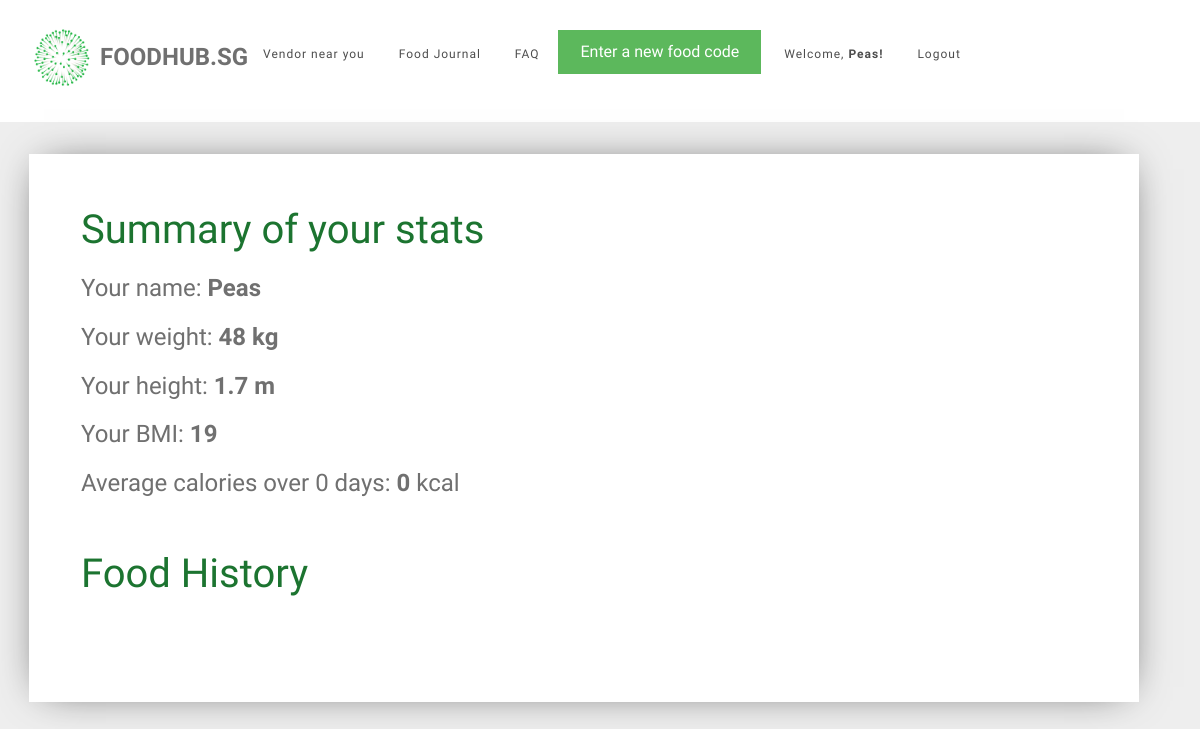
/food_journal (signed in), run on an earlier commit of the app's database.
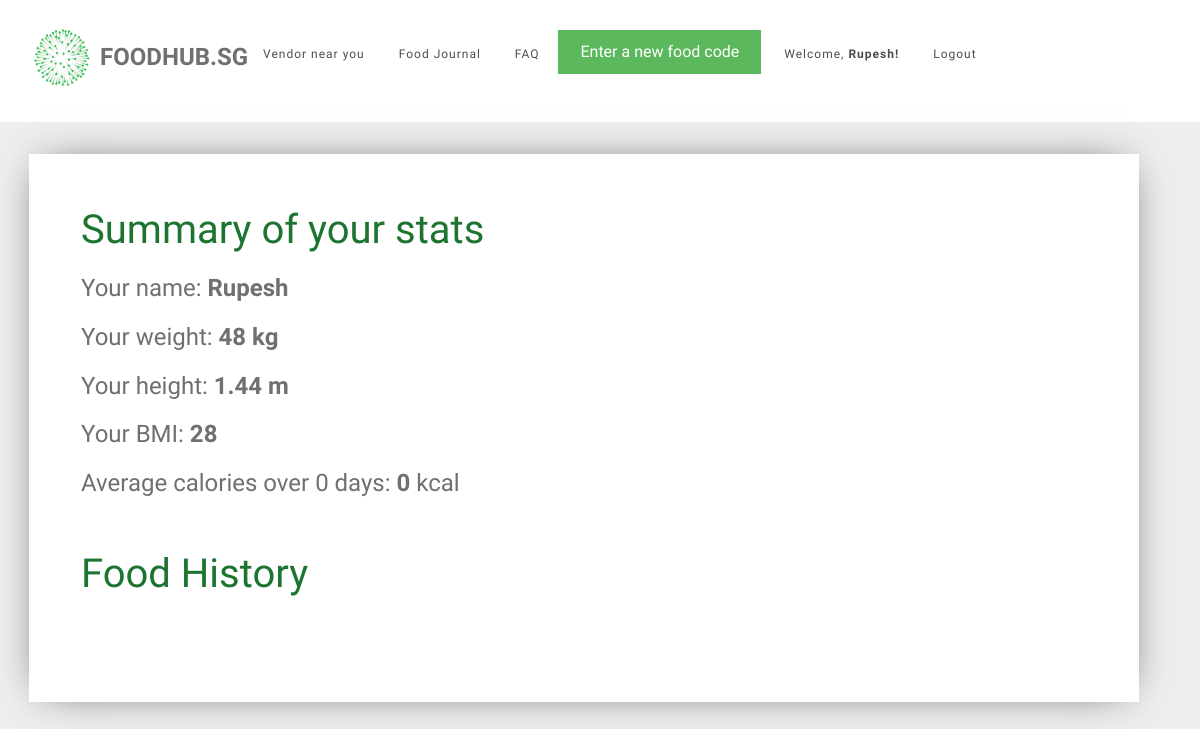
And on a later commit of the database.
### tables this page shows
CREATE TABLE user (
  id INTEGER PRIMARY KEY AUTOINCREMENT,
  name TEXT NOT NULL,
  email VARCHAR(512) UNIQUE NOT NULL,
  password TEXT NOT NULL,
  height INTEGER NOT NULL,
  weight INTEGER NOT NULL
);

### foodhubsg/food.py (the view, shortened to what this page needs)
@bp.route('/food_journal')
@login_required
def food_journal():
    db = get_db()
    food_items = db.execute(
        'SELECT f.id, creator_id, food_name, created, calories, food_code, email'
        ' FROM food_entry f JOIN user u ON f.creator_id = u.id'
        ' WHERE f.creator_id = ?'
        ' ORDER BY datetime(created) DESC',
        (g.user['id'],),
    ).fetchall()
    users = db.execute(
        'SELECT id, name, email, password, height, weight'
        ' FROM user'
        ' WHERE id = ?',
        (g.user['id'],),
    ).fetchall()
    for user in users:
        weight = user['weight']
        height = user['height']
        name = user['name']
    bmi = weight / height ** height
    bmi = int(bmi)
    all_dates = []
    food_dates = []
    calories_list = []
    user_average_calories = 0
    number_of_days = 0
    if food_items is not []:
        food_exists = 1
    else:
        food_exists = 0
    for food in food_items:
        food_date = food['created'].strftime('%d-%m-%y')
        all_dates.append(food_date)
    all_dates = remove_duplicates(all_dates)
    return render_template('food/food_journal.html',
                           food_dates=food_dates, all_dates=all_dates, calories_list=calories_list, name=name,
                           weight=weight, height=height, bmi=bmi, user_average_calories=user_average_calories,
                           number_of_days=number_of_days, food_exists=food_exists)

### foodhubsg/auth.py (called while the page is built)
def login_required(view):
    @functools.wraps(view)
    def wrapped_view(**kwargs):
        if g.user is None:
            return redirect(url_for('auth.login'))
        return view(**kwargs)
    return wrapped_view

@bp.before_app_request
def load_logged_in_user():
    user_id = session.get('user_id')
    if user_id is None:
        g.user = None
    else:
        g.user = get_db().execute(
            'SELECT * FROM user WHERE id = ?', (user_id,)
        ).fetchone()

### foodhubsg/db.py (called while the page is built)
def get_db():
    if 'db' not in g:
        g.db = sqlite3.connect(
            current_app.config['DATABASE'],
            detect_types=sqlite3.PARSE_DECLTYPES
        )
        g.db.row_factory = sqlite3.Row
    return g.db

### foodhubsg/food.py (called while the page is built)
def remove_duplicates(values):
    output = []
    seen = set()
    for value in values:
        if value not in seen:
            output.append(value)
            seen.add(value)
    return output

### foodhubsg/templates/food/food_journal.html (shortened to what this page needs)
{% extends 'base.html' %}
{% block content %}
<div id="colorlib-container">
    <div class="container">
        <div class="box1">
        <div class="row row-pb-md">
            <div class="col-md-12">
                    <header id="summary-header">
                        <h1 class="font_color">Summary of your stats</h1>
                    </header>
                    <h4>Your name: <b> {{ name }} </b> </h4>
                    <h4>Your weight: <b> {{ weight }} kg </b> </h4>
                    <h4>Your height: <b> {{ height }} m </b> </h4>
                    <h4>Your BMI: <b> {{ bmi }} </b> </h4>
                    <h4>Average calories over {{ number_of_days }} days: <b> {{ user_average_calories }} </b> kcal </h4>
                    <br>
                    <header>
                        <h1 class="font_color">Food History</h1>
                    </header>
            </div>
            </div>
        </div>
        </div>
    </div>
{% endblock %}

### foodhubsg/templates/base.html (shortened to what this page needs)
<!doctype html>
<link rel="stylesheet" href="https://cdnjs.cloudflare.com/ajax/libs/font-awesome/4.7.0/css/font-awesome.min.css">
<link rel="stylesheet" href="https://stackpath.bootstrapcdn.com/bootstrap/4.1.3/css/bootstrap.min.css">
<link rel="stylesheet" href="../static/css/animate.css">
<link rel="stylesheet" href="../static/css/icomoon.css">
<link rel="stylesheet" href="../static/css/magnific-popup.css">
<link rel="stylesheet" href="../static/css/flexslider.css">
<link rel="stylesheet" href="../static/css/owl.carousel.min.css">
<link rel="stylesheet" href="../static/css/owl.theme.default.min.css">
<link rel="stylesheet" href="../static/css/style.css">
    {% if g.user %}
        <div id="page">
            <nav class="colorlib-nav" role="navigation">
                <div class="top-menu">
                    <div class="container">
                        <div class="row">
                            <div class="col-xs-2">
                                <div id="colorlib-logo">
                                    <img src="../static/images/healthhub-logo.png" width="65px" height="65px"; align="left"><a href="{{ url_for('index') }}"><p id="webname">FoodHub.SG</p></a>
                                </div>
                            </div>
                            <div class="col-xs-10 text-right menu-1" id="navbar-stuff">
                                <ul>
                                    <li><a href="{{ url_for('vendors.vendors') }}">Vendor near you</a></li>
                                    <li><a href="{{ url_for('food.food_journal') }}">Food Journal</a></li>
                                    <li><a href="{{ url_for('food.faq') }}">FAQ</a></li>
                                    <a href="{{ url_for('food.add_food') }}"><button type="button" class="btn btn-success">Enter a new food code</button></a>
                                    <li id="user-profile"><a href="{{ url_for('user.user_settings')}}">Welcome, <b>{{ g.user['name'] }}! </b></a> <a href="{{ url_for('auth.logout') }}">Logout</a></li>
                                </ul>
                            </div>
                        </div>
                    </div>
                </div>
            </nav>
    {% endif %}
<section class="content">
    {% block content %}{% endblock %}
</section>
</div>

What changed in the data, as far as the page shows it:
changed user: user.name "Peas" → "Rupesh"; name "Peas" → "Rupesh"; height "1.7" → "1.44"
Also different on the page:
{{ bmi }}: "19" → "28"
